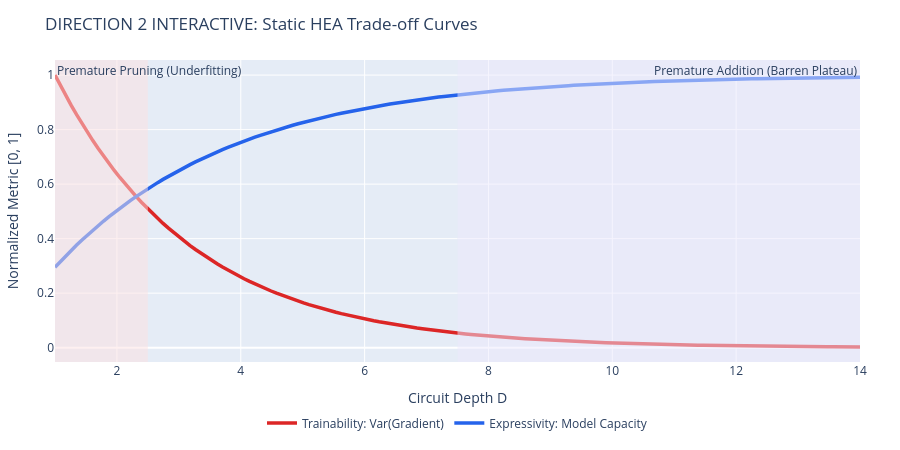

The notebook cell saved with this chart:
### Code cell
# Direction 2 Interactive with Plotly Express / Graph Objects
fig_plotly_d2 = go.Figure()

fig_plotly_d2.add_trace(go.Scatter(x=depths, y=trainability, mode='lines', name='Trainability: Var(Gradient)',
                                   line=dict(color='#DC2626', width=3.5)))
fig_plotly_d2.add_trace(go.Scatter(x=depths, y=expressivity, mode='lines', name='Expressivity: Model Capacity',
                                   line=dict(color='#2563EB', width=3.5)))

# Add danger zone rectangles
fig_plotly_d2.add_vrect(x0=1, x1=2.5, fillcolor="#FEE2E2", opacity=0.5, line_width=0,
                        annotation_text="Premature Pruning (Underfitting)", annotation_position="top left")
fig_plotly_d2.add_vrect(x0=7.5, x1=14, fillcolor="#EDE9FE", opacity=0.5, line_width=0,
                        annotation_text="Premature Addition (Barren Plateau)", annotation_position="top right")

fig_plotly_d2.update_layout(
    title="DIRECTION 2 INTERACTIVE: Static HEA Trade-off Curves",
    xaxis_title="Circuit Depth D",
    yaxis_title="Normalized Metric [0, 1]",
    height=450,
    margin=dict(l=40, r=40, b=40, t=60),
    legend=dict(orientation="h", yanchor="bottom", y=-0.25, xanchor="center", x=0.5)
)

fig_plotly_d2.write_html("figures/fig_direction2_interactive.html")
fig_plotly_d2.show()

### Figure 1 — Plotly figure (JSON) as saved in the notebook; plotly's stock layout.template omitted (floating-point values rounded to 4 significant figures; data arrays with more than 128 entries replaced by an {"elided": "..."} marker saying what was removed)
{"data": [{"line": {"color": "#DC2626", "width": 3.5}, "mode": "lines", "name": "Trainability: Var(Gradient)", "type": "scatter", "x": {"elided": "150 float values"}, "y": {"elided": "150 float values"}}, {"line": {"color": "#2563EB", "width": 3.5}, "mode": "lines", "name": "Expressivity: Model Capacity", "type": "scatter", "x": {"elided": "150 float values"}, "y": {"elided": "150 float values"}}], "layout": {"annotations": [{"showarrow": false, "text": "Premature Pruning (Underfitting)", "x": 1, "xanchor": "left", "xref": "x", "y": 1, "yanchor": "top", "yref": "y domain"}, {"showarrow": false, "text": "Premature Addition (Barren Plateau)", "x": 14, "xanchor": "right", "xref": "x", "y": 1, "yanchor": "top", "yref": "y domain"}], "height": 450, "legend": {"orientation": "h", "x": 0.5, "xanchor": "center", "y": -0.25, "yanchor": "bottom"}, "margin": {"b": 40, "l": 40, "r": 40, "t": 60}, "shapes": [{"fillcolor": "#FEE2E2", "line": {"width": 0}, "opacity": 0.5, "type": "rect", "x0": 1, "x1": 2.5, "xref": "x", "y0": 0, "y1": 1, "yref": "y domain"}, {"fillcolor": "#EDE9FE", "line": {"width": 0}, "opacity": 0.5, "type": "rect", "x0": 7.5, "x1": 14, "xref": "x", "y0": 0, "y1": 1, "yref": "y domain"}], "title": {"text": "DIRECTION 2 INTERACTIVE: Static HEA Trade-off Curves"}, "xaxis": {"title": {"text": "Circuit Depth D"}}, "yaxis": {"title": {"text": "Normalized Metric [0, 1]"}}}}
